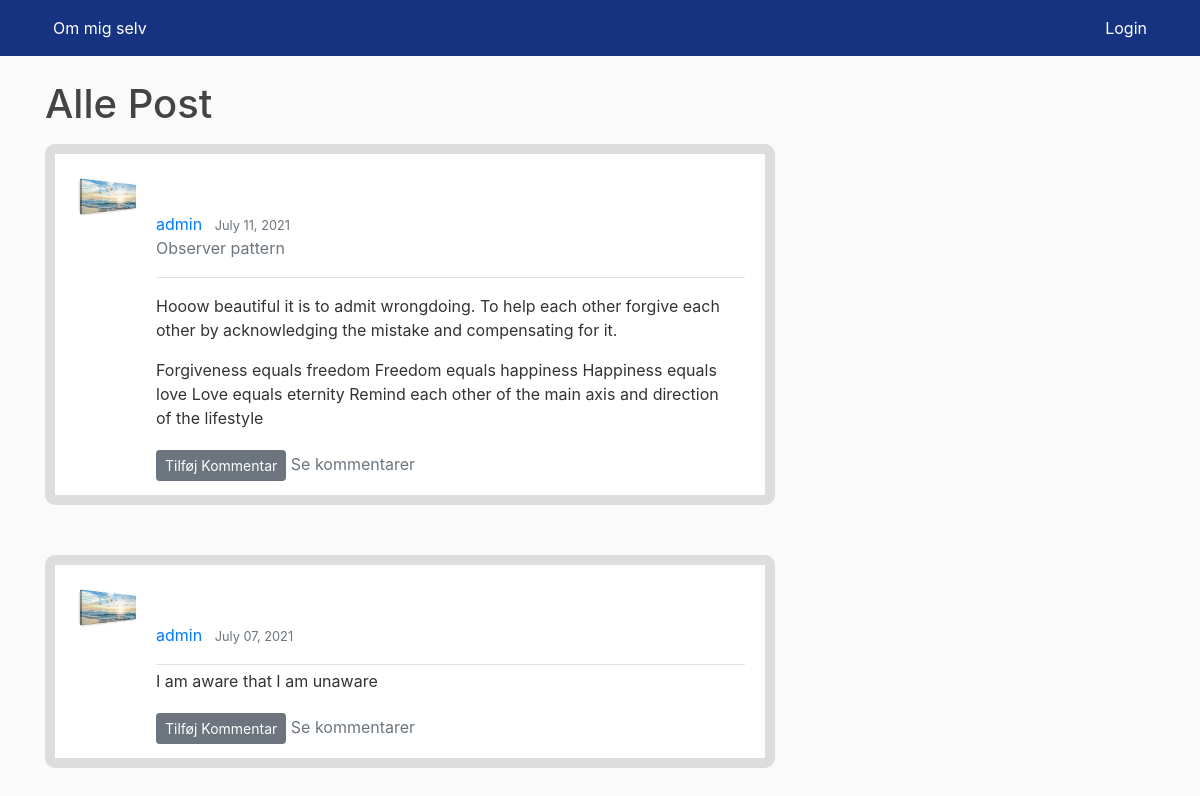
The page /blog/ on the database as committed earlier.
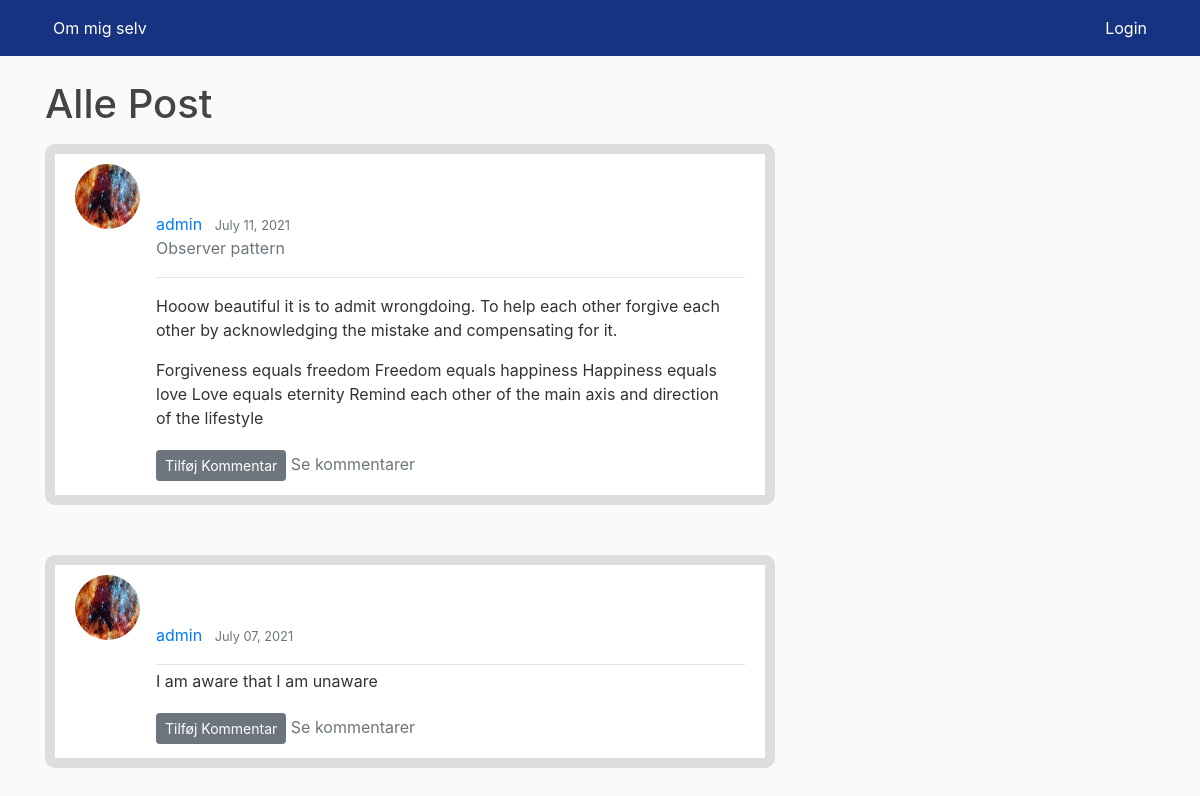
The same page on the database as committed later.
### blog/models.py (models this page shows, shortened)
class Post(models.Model):
    title = models.CharField(max_length=100, blank=True)
    content = models.TextField()
    date_posted = models.DateTimeField(default=timezone.now)  # Finde tid som en post bliver gemt
    author = models.ForeignKey(User, on_delete=models.CASCADE)  # Post bliver forbundet med user med foreignkey.

### person/models.py (models this page shows, shortened)
class Profile(models.Model):
    user = models.OneToOneField(User, on_delete=models.CASCADE)  # cascade er hvis user bliver slettet
    image = models.ImageField(default='default.jpg', upload_to='profile_pics')

### blog/views.py (the view)
# urls.py: path('', PostListView.as_view(), name='blog-home'),
class PostListView(ListView):
    model = Post
    template_name = 'blog/blog.html'  # <app>/<model>_<viewtype>.html
    context_object_name = 'posts'
    ordering = ['-date_posted']  # med - vil nyeste post vil stå først
    paginate_by = config.settings.PAGINATION_COUNT

### blog/templates/blog/blog.html (shortened to what this page needs)
{% extends "blog/base.html" %}
{% block content %}
    <h1 class="mb-3">Alle Post</h1>
    {% for post in posts %}
        <post class="media content-section">
            <img class="rounded-circle article-img" src="{{ post.author.profile.image.url }}">
              <div class="media-body">
                  <div class="row justify-content-md-center pt-5"></div>
                <div class="article-metadata">
                  <a class="mr-2" href="{% url 'blog:user-posts' post.author.username %}">
                      {{ post.author.username }} </a>
                  <small class="text-muted">{{ post.date_posted|date:"F d, Y" }}</small>
                    <p class="text-muted">{{ post.title }}</p>
                </div>
                 <div class="mr-2" ><p class="article-content">{{ post.content|safe }}</p></div>
                 <div>
                      <a class="btn btn-secondary btn-sm mt-1 mb-1" href="{% url 'blog:comment-new' post.id %}">Tilføj Kommentar</a>
                     <h10><a class="text-muted"  href="{% url 'blog:post-comments' post.id %}" > Se kommentarer </a></h10>
                 </div>
              </div>
        </post>
    {% endfor %}
{% endblock content %}

Rows that differ between the two databases and show on the page:
changed through a linked row, Post "Observer pattern": author.profile.image: a different picture
changed through a linked row, Post "I am aware that I am unaware": author.profile.image: a different picture
